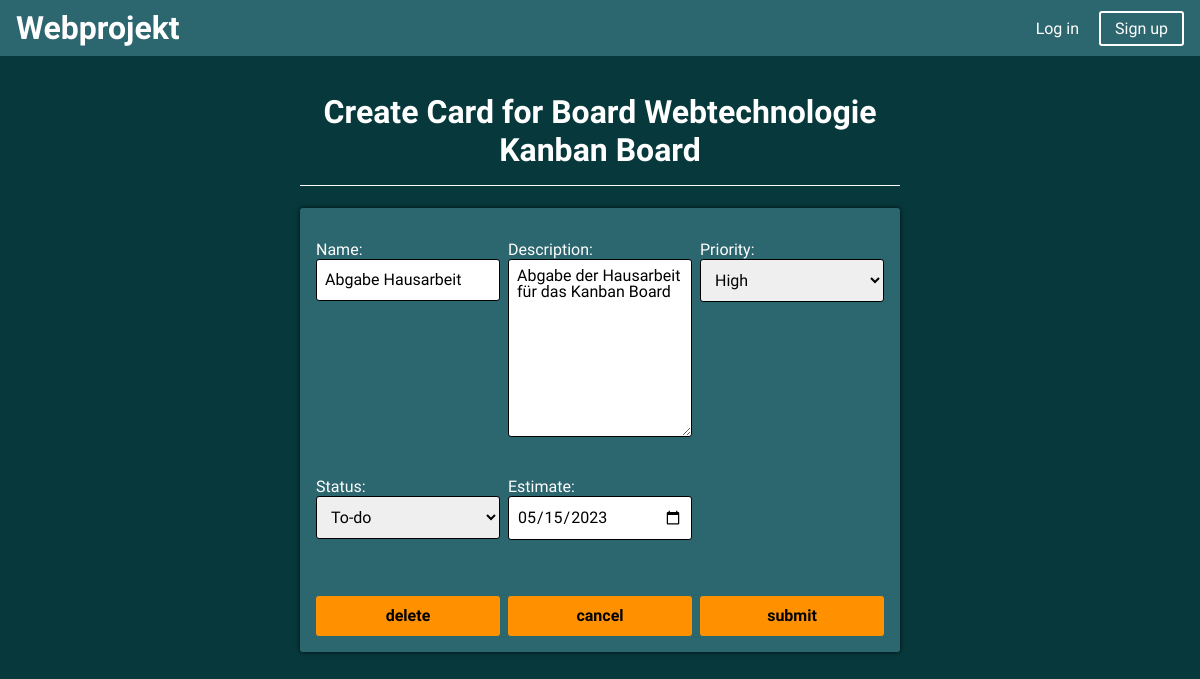
Screenshot of /update_card/38 with the database file from the repository.
### base/models.py (models this page shows, shortened)
class Board(models.Model):
    owner = models.ForeignKey(User, on_delete=models.SET_NULL, null=True)
    name = models.CharField(max_length=200, null=True)
    description = models.TextField(null=True, blank=True)
    participants = models.ManyToManyField(User, related_name="participants", blank=True)
    updated = models.DateTimeField(auto_now=True, null=True)
    created = models.DateTimeField(auto_now_add=True, null=True)
    class Meta:
        ordering = ['-updated', '-created']

class Card(models.Model):
    STATUS_OPTIONS = (
        ('To-do', 'To-do'),
        ('Doing', 'Doing'),
        ('Done', 'Done'),
    )
    PRIORITY_OPTIONS = (
        ('Low', 'Low'),
        ('Mid', 'Mid'),
        ('High', 'High'),
    )
    owner = models.ForeignKey(User, on_delete=models.SET_NULL, null=True)
    board = models.ForeignKey(Board, on_delete=models.CASCADE, null=True)
    name = models.CharField(max_length=200, null=True) #title
    description = models.TextField(blank=True, null=True)   #desc
    estimate = models.DateField(blank=True, null=True)  #est
    priority = models.CharField(max_length=50, null=True, choices=PRIORITY_OPTIONS)
    status = models.CharField(max_length=50, choices=STATUS_OPTIONS)
    updated = models.DateTimeField(auto_now=True, null=True)
    created = models.DateTimeField(auto_now_add=True, null=True)
    class Meta:
        ordering = ['-updated', '-created']

### base/views.py (the view, shortened to what this page needs)
# urls.py: path('update_card/<str:pk>', views.updateCard, name='update-card'),
def updateCard(request, pk):
    page = 'update-card'
    card = Card.objects.get(id = pk)
    board = card.board
    form = CardForm(instance=card)
    context = {'page': page, 'form': form, 'board': board, 'card':card}
    return render(request, 'base/card_form.html', context)

### base/forms.py
class CardForm(ModelForm):
    estimate = forms.DateField(widget=DateInput(attrs={'type': 'date'}))
    class Meta:
        model = Card
        fields = ('name', 'description', 'priority', 'status', 'estimate')

### base/templates/base/card_form.html (shortened to what this page needs)
{% load static %}
{% block content %}
<head>
    <link rel='stylesheet'
        href='https://cdn-uicons.flaticon.com/uicons-regular-straight/css/uicons-regular-straight.css'>
    <link rel="stylesheet" href="{% static 'styles/app.css' %}">
</head>
<body>
    {% include 'navbar.html' %}
    <div class="content">
        <div class="fixed_centered_container">
            <h1 class="edit_head">Create Card for Board {{ board.name }}</h1>
            <form method="POST" action="" class="edit_card">
                {{form.as_p}}
                {% if page == 'update-card' %}
                <div class="main_button" id="edit_card_delete" onclick="location.pathname = 'delete_card/{{card.id}}'">
                    delete</div>
                {% endif %}
                <div class="main_button" id="edit_card_cancel" onclick="location.pathname = 'board/{{board.id}}'">cancel
                </div>
                <button class="main_button" type="submit" type="submit" id="edit_card_save">submit</button>
            </form>
        </div>
    </div>
</body>
{% endblock content %}

### static/styles/app.css (style rules this page uses)
* { scrollbar-width: 8px; scrollbar-color: #000000 #ffffff00; }
body { font-family: 'Signika', sans-serif; font-size: 16px; margin: 0; padding: 0; }
.content { position: absolute; top: 3.5rem; width: 100%; min-height: 100%; background-color: rgb(240, 237, 238); background-color: rgb(7, 57, 60); overflow: scroll; overflow-x: hidden; }
h1 { padding: 0; text-align: center; }
.edit_head { color: white; border-bottom: 1px solid white; padding: 1rem; }
input, textarea, select { margin: 0; font-family: inherit; padding: 0 0.5rem; border: 1px solid black; border-radius: 3px; font-size: 1rem; line-height: 2.5rem; }
.main_button { font-family: inherit; font-size: 1rem; text-align: center; text-decoration: none; font-weight: bold; padding: 0 1rem; line-height: 2.5rem; width: 100%; border-radius: 3px; background-color: rgb(255, 145, 0); cursor: pointer; border: none; }
* { box-sizing: border-box; }
.fixed_centered_container { position: fixed; left: 50%; top: auto; transform: translate(-50%, 0); }
.edit_card { display: grid; gap: 0.5rem; padding: 1rem; grid-template-columns: repeat(3, 1fr); margin: auto; background-color: rgb(44, 102, 110); border-radius: 3px; color: white; z-index: 1000; box-shadow: 0 0 5px rgb(0 0 0 / 0.8); }
textarea { line-height: 1rem; padding: 0.5rem; resize: vertical; }
select { padding: 0.625rem; }
.edit_card * { display: block; width: 100%; text-align: left; }
#edit_card_save { color: black; text-align: center; grid-row: 7; grid-column: 3; }
#edit_card_cancel { color: black; text-align: center; grid-row: 7; grid-column: 2; }
#edit_card_delete { color: black; text-align: center; grid-row: 7; grid-column: 1; }

### rows the page displays
Board: name "Webtechnologie Kanban Board"
Card: name "Abgabe Hausarbeit", description "Abgabe der Hausarbeit für das Kanban Board", priority "High", status "To-do", estimate "05/15/2023"
